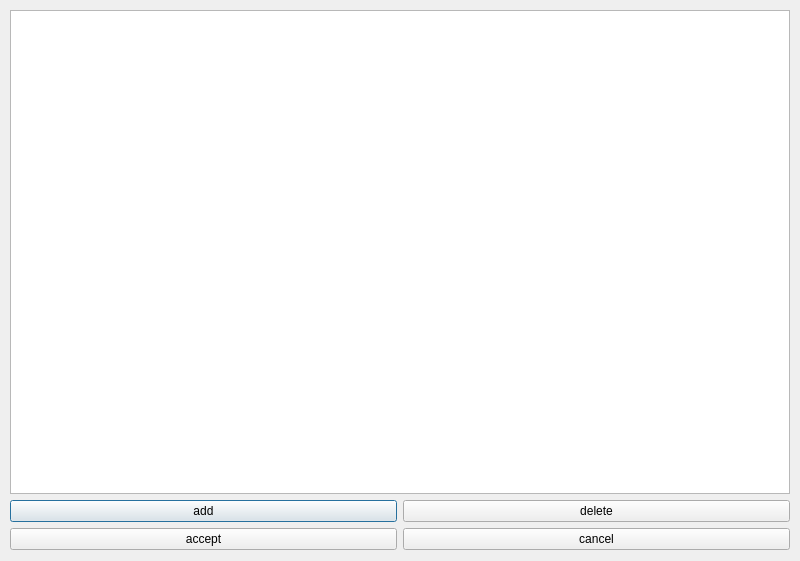
<?xml version="1.0" encoding="UTF-8"?>
<ui version="4.0">
 <class>QueryDialog</class>
 <widget class="QDialog" name="QueryDialog">
  <property name="geometry">
   <rect>
    <x>0</x>
    <y>0</y>
    <width>800</width>
    <height>561</height>
   </rect>
  </property>
  <property name="windowTitle">
   <string>Dialog</string>
  </property>
  <widget class="QWidget" name="verticalLayoutWidget">
   <property name="geometry">
    <rect>
     <x>10</x>
     <y>10</y>
     <width>780</width>
     <height>540</height>
    </rect>
   </property>
   <layout class="QVBoxLayout" name="verticalLayout">
    <item>
     <widget class="QTableWidget" name="tableWidget"/>
    </item>
    <item>
     <layout class="QHBoxLayout" name="horizontalLayout_2">
      <item>
       <widget class="QPushButton" name="addButton">
        <property name="text">
         <string>add</string>
        </property>
       </widget>
      </item>
      <item>
       <widget class="QPushButton" name="deleteButton">
        <property name="text">
         <string>delete</string>
        </property>
       </widget>
      </item>
     </layout>
    </item>
    <item>
     <layout class="QHBoxLayout" name="horizontalLayout">
      <item>
       <widget class="QPushButton" name="acceptButton">
        <property name="text">
         <string>accept</string>
        </property>
       </widget>
      </item>
      <item>
       <widget class="QPushButton" name="cancelButton">
        <property name="text">
         <string>cancel</string>
        </property>
       </widget>
      </item>
     </layout>
    </item>
   </layout>
  </widget>
 </widget>
 <resources/>
 <connections/>
</ui>
